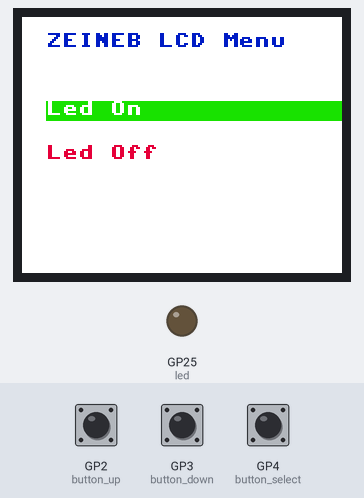
A program run on a simulated Raspberry Pi Pico running MicroPython. On the bench: 160×128 colour display, output pins drawn as LEDs (lit = HIGH). Dashed ring = blinking. Inputs (shaded band) come from the test bench; at power-on: GP4 (button_select) HIGH, GP2 (button_up) HIGH, GP3 (button_down) HIGH. Pins used as bus, display or sensor lines are not drawn.

Above: at 2.4 s.
2.5 s: GP4 (button_select) pulled LOW for 3.2 s
At 3.8 s:
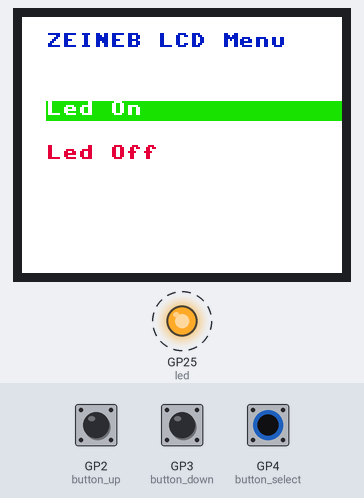
8.2 s: GP2 (button_up) pulled LOW for 1 s
At 10.3 s:
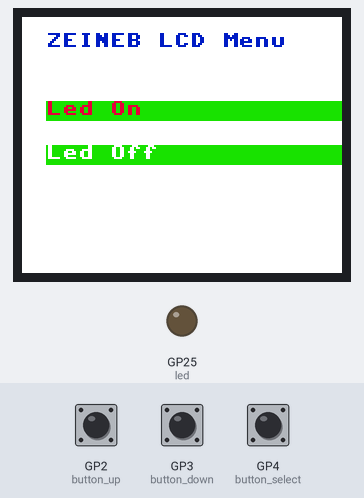
10.7 s: GP3 (button_down) pulled LOW for 3.2 s
At 10.85 s:
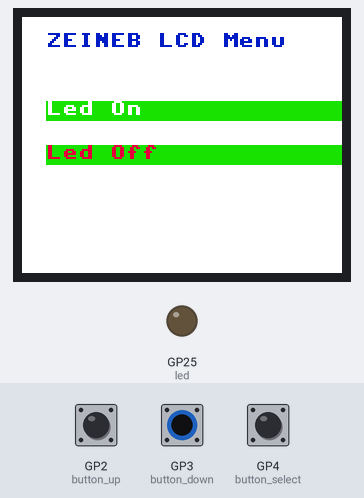
15.4 s: GP4 (button_select) pulled LOW for 0.15 s
At 18.2 s:
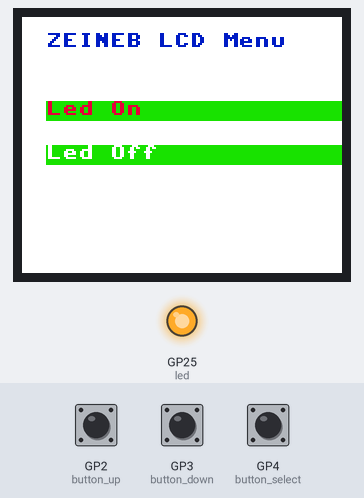
18.5 s: GP4 (button_select) pulled LOW for 1 s
At 19.6 s:
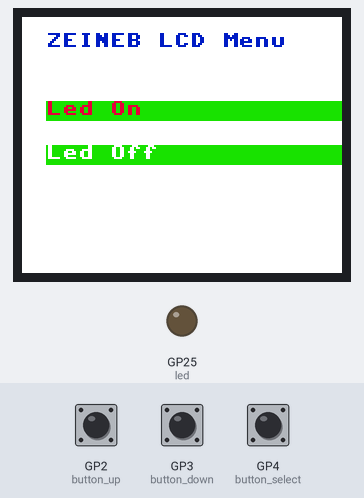
22.0 s: GP2 (button_up) pulled LOW for 0.15 s
At 22.3 s:
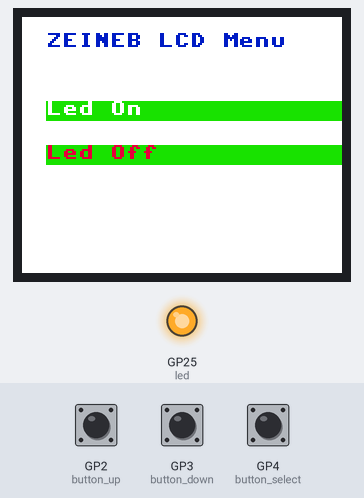
Timing chart, 0 to 24.6 s (numbered marks = the images above; inputs shaded):
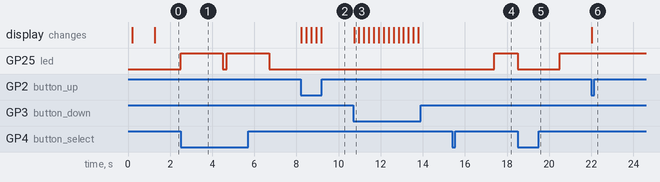

The program:

PicoLCDMenuVersion3_UpDownSelectButton.py
```python
#It work but without MenuSystem module
#All is in the same file

from machine import Pin, SPI, PWM
import framebuf
import time

# Initialize LED pin
led = Pin("LED", Pin.OUT)

# LCD Pin Configuration
BL = 13
DC = 8
RST = 12
MOSI = 11
SCK = 10
CS = 9

class LCD_1inch8(framebuf.FrameBuffer):
    def __init__(self):
        self.width = 160
        self.height = 128

        self.cs = Pin(CS, Pin.OUT)
        self.rst = Pin(RST, Pin.OUT)

        self.cs(1)
        self.spi = SPI(1)
        self.spi = SPI(1, 10000000, polarity=0, phase=0, sck=Pin(SCK), mosi=Pin(MOSI), miso=None)
        self.dc = Pin(DC, Pin.OUT)
        self.dc(1)
        self.buffer = bytearray(self.height * self.width * 2)
        super().__init__(self.buffer, self.width, self.height, framebuf.RGB565)
        self.init_display()

        # Color Definitions
        self.WHITE = 0xFFFF
        self.BLACK = 0x0000
        self.GREEN = 0x07E0
        self.BLUE = 0x001F
        self.RED = 0xF800

    def write_cmd(self, cmd):
        self.cs(1)
        self.dc(0)
        self.cs(0)
        self.spi.write(bytearray([cmd]))
        self.cs(1)

    def write_data(self, buf):
        self.cs(1)
        self.dc(1)
        self.cs(0)
        self.spi.write(bytearray([buf]))
        self.cs(1)

    def init_display(self):
        """Initialize display"""
        self.rst(1)
        self.rst(0)
        self.rst(1)

        self.write_cmd(0x36)
        self.write_data(0x70)

        self.write_cmd(0x3A)
        self.write_data(0x05)

        # ST7735R Frame Rate
        self.write_cmd(0xB1)
        self.write_data(0x01)
        self.write_data(0x2C)
        self.write_data(0x2D)

        self.write_cmd(0xB2)
        self.write_data(0x01)
        self.write_data(0x2C)
        self.write_data(0x2D)

        self.write_cmd(0xB3)
        self.write_data(0x01)
        self.write_data(0x2C)
        self.write_data(0x2D)
        self.write_data(0x01)
        self.write_data(0x2C)
        self.write_data(0x2D)

        self.write_cmd(0xB4) # Column inversion
        self.write_data(0x07)

        # ST7735R Power Sequence
        self.write_cmd(0xC0)
        self.write_data(0xA2)
        self.write_data(0x02)
        self.write_data(0x84)
        self.write_cmd(0xC1)
        self.write_data(0xC5)

        self.write_cmd(0xC2)
        self.write_data(0x0A)
        self.write_data(0x00)

        self.write_cmd(0xC3)
        self.write_data(0x8A)
        self.write_data(0x2A)
        self.write_cmd(0xC4)
        self.write_data(0x8A)
        self.write_data(0xEE)

        self.write_cmd(0xC5) # VCOM
        self.write_data(0x0E)

        # ST7735R Gamma Sequence
        self.write_cmd(0xe0)
        self.write_data(0x0f)
        self.write_data(0x1a)
        self.write_data(0x0f)
        self.write_data(0x18)
        self.write_data(0x2f)
        self.write_data(0x28)
        self.write_data(0x20)
        self.write_data(0x22)
        self.write_data(0x1f)
        self.write_data(0x1b)
        self.write_data(0x23)
        self.write_data(0x37)
        self.write_data(0x00)
        self.write_data(0x07)
        self.write_data(0x02)
        self.write_data(0x10)

        self.write_cmd(0xe1)
        self.write_data(0x0f)
        self.write_data(0x1b)
        self.write_data(0x0f)
        self.write_data(0x17)
        self.write_data(0x33)
        self.write_data(0x2c)
        self.write_data(0x29)
        self.write_data(0x2e)
        self.write_data(0x30)
        self.write_data(0x30)
        self.write_data(0x39)
        self.write_data(0x3f)
        self.write_data(0x00)
        self.write_data(0x07)
        self.write_data(0x03)
        self.write_data(0x10)

        self.write_cmd(0xF0) # Enable test command
        self.write_data(0x01)

        self.write_cmd(0xF6) # Disable ram power save mode
        self.write_data(0x00)

        # Sleep out
        self.write_cmd(0x11)
        time.sleep(0.12)

        # Turn on the LCD display
        self.write_cmd(0x29)

    def show(self):
        self.write_cmd(0x2A)
        self.write_data(0x00)
        self.write_data(0x01)
        self.write_data(0x00)
        self.write_data(0xA0)

        self.write_cmd(0x2B)
        self.write_data(0x00)
        self.write_data(0x02)
        self.write_data(0x00)
        self.write_data(0x81)

        self.write_cmd(0x2C)

        self.cs(1)
        self.dc(1)
        self.cs(0)
        self.spi.write(self.buffer)
        self.cs(1)

# Functions to control the LED
def TurnOn():
    led.value(1)
    time.sleep(2)
    led.value(0)

def TurnOff():
    led.value(0)
    time.sleep(2)
    led.value(1)

# Menu system
MenuText = []
MenuFunction = []
selected_item = 0

def add(text, function):
    MenuText.append(text)
    MenuFunction.append(function)

def run():
    global selected_item
    linjecntr = 0
    # Display MenuText
    for i, s in enumerate(MenuText):
        if i == selected_item:
            # Highlight the selected item
            LCD.fill_rect(12, linjecntr * 22 + 42, 160, 10, LCD.BLUE)
            LCD.text(s, 12, linjecntr * 22 + 42, LCD.WHITE)
        else:
            LCD.text(s, 12, linjecntr * 22 + 42, LCD.GREEN)
        linjecntr += 1
    LCD.show()

def next_item():
    global selected_item
    selected_item = (selected_item + 1) % len(MenuText)
    run()

def previous_item():
    global selected_item
    selected_item = (selected_item - 1) % len(MenuText)
    run()

def select_item():
    MenuFunction[selected_item]()

if __name__ == '__main__':
    pwm = PWM(Pin(BL))
    pwm.freq(1000)
    pwm.duty_u16(32768) # max 65535

    LCD = LCD_1inch8()
    # Color BRG
    LCD.fill(LCD.WHITE)
    LCD.show()

    LCD.fill_rect(0, 0, 160, 20, LCD.RED)
    LCD.rect(0, 0, 160, 20, LCD.RED)
    LCD.text("Raspberry Pi Pico test", 2, 8, LCD.WHITE)

    LCD.fill_rect(0, 20, 160, 20, LCD.BLUE)
    LCD.rect(0, 20, 160, 20, LCD.BLUE)
    LCD.text("PicoGo", 2, 28, LCD.WHITE)

    LCD.fill_rect(0, 40, 160, 20, LCD.GREEN)
    LCD.rect(0, 40, 160, 20, LCD.GREEN)
    LCD.text("Pico-LCD-1.8", 2, 48, LCD.WHITE)

    LCD.fill_rect(0, 60, 160, 10, 0x07FF)
    LCD.rect(0, 60, 160, 10, 0x07FF)
    LCD.fill_rect(0, 70, 160, 10, 0xF81F)
    LCD.rect(0, 70, 160, 10, 0xF81F)
    LCD.fill_rect(0, 80, 160, 10, 0x7FFF)
    LCD.rect(0, 80, 160, 10, 0x7FFF)
    LCD.fill_rect(0, 90, 160, 10, 0xFFE0)
    LCD.rect(0, 90, 160, 10, 0xFFE0)
    LCD.fill_rect(0, 100, 160, 10, 0xBC40)
    LCD.rect(0, 100, 160, 10, 0xBC40)
    LCD.fill_rect(0, 110, 160, 10, 0xFC07)
    LCD.rect(0, 110, 160, 10, 0xFC07)
    LCD.fill_rect(0, 120, 160, 10, 0x8430)
    LCD.rect(0, 120, 160, 10, 0x8430)
    LCD.show()

    time.sleep(1)
    LCD.fill(LCD.WHITE)
    LCD.text("ZEINEB LCD Menu", 12, 8, LCD.RED)
    LCD.show()

    add("Led On", TurnOn)
    add("Led Off", TurnOff)
    run()

    # Initialize buttons
    button_up = Pin(2, Pin.IN, Pin.PULL_UP)
    button_down = Pin(3, Pin.IN, Pin.PULL_UP)
    button_select = Pin(4, Pin.IN, Pin.PULL_UP)

    # Main loop
    while True:
        if not button_up.value():
            previous_item()
            time.sleep(0.2)  # Debounce delay
        if not button_down.value():
            next_item()
            time.sleep(0.2)  # Debounce delay
        if not button_select.value():
            select_item()
            time.sleep(0.2)  # Debounce delay
```

Measured:
- after the input at 2.5 s, GP25 (led): alternates HIGH for 2.0 s and LOW for 0.20 s, starting at once
- after the input at 8.2 s, the display: changes at once (image 2)
- after the input at 10.7 s, the display: changes at once (image 3)
- after the input at 15.4 s, GP25 (led): LOW → HIGH after 2.0 s
- after the input at 18.5 s, GP25 (led): HIGH → LOW at once, → HIGH 2.0 s later
- after the input at 22.0 s, the display: changes at once (image 6)
